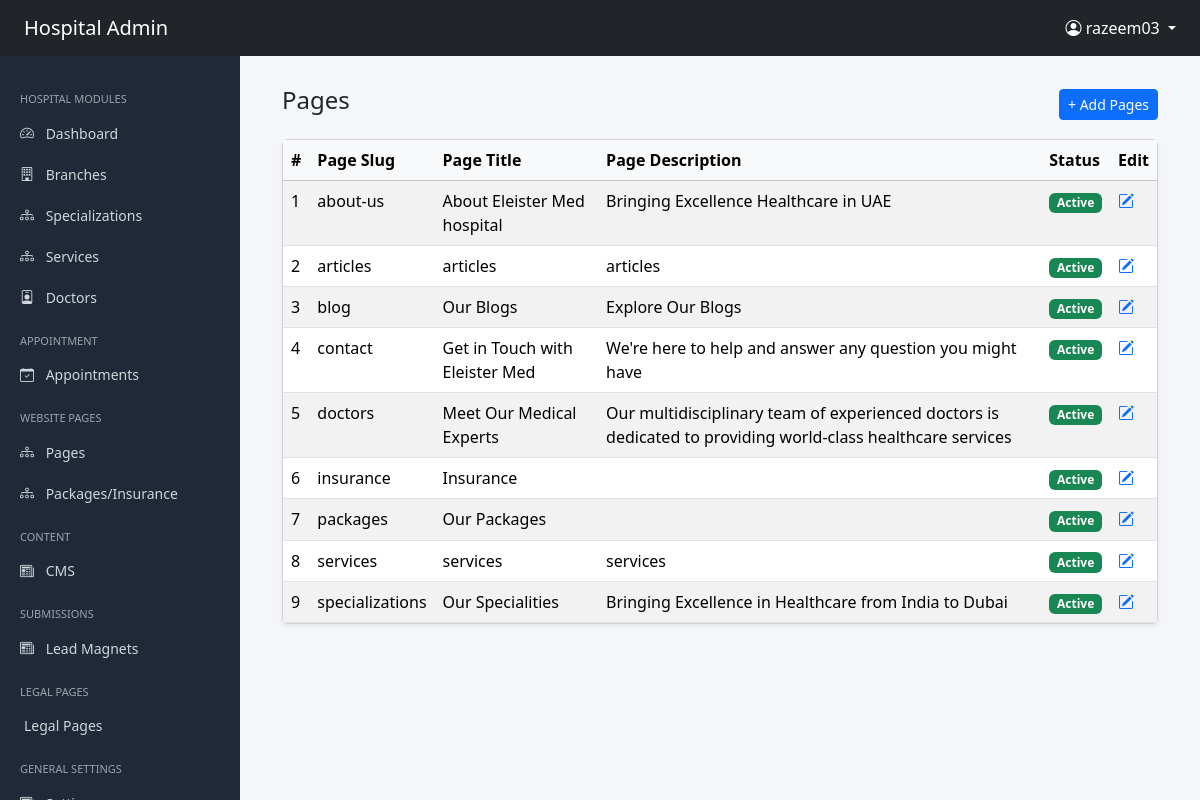
The app's page /administrator/listing-pages/ (signed in) with its own data.
### accounts/models.py (models this page shows, shortened)
class User(AbstractUser):
    phone_number = models.CharField(max_length=15, blank=True, null=True)
    is_admin = models.BooleanField(default=False)
    is_doctor = models.BooleanField(default=False)
    is_patient = models.BooleanField(default=True)

### administrator/models.py (models this page shows, shortened)
class SEOModel(models.Model):
    meta_title = models.CharField(max_length=255, blank=True)
    meta_description = models.TextField(blank=True)
    canonical_url = models.URLField(blank=True)
    primary_keywords = models.CharField(max_length=255, blank=True)
    secondary_keywords = models.CharField(max_length=255, blank=True)
    slug = models.SlugField(unique=True)
    og_title = models.CharField(max_length=255, blank=True)
    og_description = models.TextField(blank=True)
    og_image = models.ImageField(upload_to="seo/og/", blank=True, null=True)
    class Meta:
        abstract = True

class ListingPage(SEOModel):
    banner_title = models.CharField(max_length=255)
    banner_description = models.TextField(blank=True)
    banner_image = models.ImageField(
        upload_to='uploads/listing_banner/', blank=True, null=True
    )
    footer_title = models.CharField(max_length=255)
    footer_description = models.TextField(blank=True)
    page_title = models.CharField(max_length=255)
    page_description = models.TextField(blank=True)
    page_cta = models.TextField(blank=True)
    is_active = models.BooleanField(default=True)
    created_at = models.DateTimeField(auto_now_add=True)

### administrator/views.py (the view)
# urls.py: path( 'listing-pages/',ListingPageListView.as_view(),name="listing-page-list"),
@method_decorator(admin_required, name='dispatch')
class ListingPageListView(ListView):
    model = ListingPage
    template_name = "administrator/listing_page/list.html"
    ordering = ["slug"]

### userapp/context_processors.py (called while the page is built)
def global_data(request):
    def get_menu(slug):
        return MenuGroup.objects.prefetch_related('items').filter(
            slug=slug,
            is_active=True
        ).first()
    settings = GlobalSettings.objects.first()
    social_links = SocialLink.objects.filter(is_active=True).order_by('order')
    legal_pages = LegalPage.objects.filter(is_active=True)
    return {
        'global_settings': settings,
         'social_links': social_links,
         'legal_pages':legal_pages,
        'main_menu': get_menu('main-menu'),
        'specialization_menu': get_menu('specialization-menu'),
        'quick_links_menu': get_menu('quick-links-menu'),
    }

### administrator/templates/administrator/listing_page/list.html (shortened to what this page needs)
{% extends "administrator/shared/base.html" %}  {% block content %}
<div class="container-fluid">
  <div class="d-flex justify-content-between align-items-center mb-3">
    <h4>Pages</h4>
    <a
      href="{% url 'administrator:listing-page-create' %}"
      class="btn btn-primary btn-sm"
    >
      + Add Pages
    </a>
  </div>
  <div class="card shadow-sm">
    <div class="card-body p-0">
      <table class="table table-striped table-hover mb-0">
        <thead class="table-light">
          <tr>
            <th>#</th>
            <th>Page Slug</th>
            <th>Page Title</th>
            <th>Page Description</th>
            <th>Status</th>
            <th>Edit</th>
          </tr>
        </thead>
        <tbody>
          {% for object in object_list %}
          <tr>
            <td>{{ forloop.counter }}</td>
            <td>{{ object.slug }}</td>
            <td>{{ object.banner_title }}</td>
             <td>{{ object.banner_description }}</td>
            <td>
              {% if object.is_active %}
              <span class="badge bg-success">Active</span>
              {% else %}
              <span class="badge bg-secondary">Inactive</span>
              {% endif %}
            </td>
            <td>
              <a href="{% url 'administrator:listing-page-update' object.id %}" class="text-primary">
            <i class="bi bi-pencil-square"></i>
             </a>
            </td>
          </tr>
          {% empty %}
          <tr>
            <td colspan="4" class="text-center py-4">Nothing found</td>
          </tr>
          {% endfor %}
        </tbody>
      </table>
    </div>
  </div>
</div>
{% endblock %}

### administrator/templates/administrator/shared/base.html (shortened to what this page needs)
<!DOCTYPE html>
<html lang="en">
<head>
<link href="https://cdn.jsdelivr.net/npm/bootstrap@5.3.2/dist/css/bootstrap.min.css" rel="stylesheet">
<link href="https://cdn.jsdelivr.net/npm/bootstrap-icons@1.11.1/font/bootstrap-icons.css" rel="stylesheet">
</head>
<body>
<nav class="navbar navbar-dark bg-dark px-4 navbar-fixed">
<span class="navbar-brand">Hospital Admin</span>
<div class="ms-auto">
{% if request.user.is_authenticated %}
<div class="dropdown">
<a class="text-white dropdown-toggle text-decoration-none"
href="#"
data-bs-toggle="dropdown">
<i class="bi bi-person-circle"></i>
{{ request.user.username }}
</a>
</div>
{% endif %}
</div>
</nav>
<div class="sidebar">
<div class="menu-title">Hospital Modules</div>
<a href="{% url 'administrator:dashboard' %}">
<i class="bi bi-speedometer2"></i> Dashboard
</a>
<a href="{% url 'administrator:branch-list' %}">
<i class="bi bi-building"></i> Branches
</a>
<a href="{% url 'administrator:specialization-list' %}">
<i class="bi bi-diagram-3"></i> Specializations
</a>
<a href="{% url 'administrator:service-list' %}">
<i class="bi bi-diagram-3"></i> Services
</a>
<a href="{% url 'administrator:doctor-list' %}">
<i class="bi bi-person-badge"></i> Doctors
</a>
<div class="menu-title">Appointment</div>
<a data-bs-toggle="collapse" href="#appointments">
<i class="bi bi-calendar-check"></i> Appointments
</a>
<div class="menu-title">Website Pages</div>
<a data-bs-toggle="collapse" href="#pages">
<i class="bi bi-diagram-3"></i> Pages
</a>
<a data-bs-toggle="collapse" href="#servicepages">
<i class="bi bi-diagram-3"></i> Packages/Insurance
</a>
<div class="menu-title">Content</div>
<a data-bs-toggle="collapse" href="#contenttype">
<i class="bi bi-newspaper"></i> CMS
</a>
<div class="menu-title">Submissions</div>
<a data-bs-toggle="collapse" href="#submissions">
<i class="bi bi-newspaper"></i> Lead Magnets
</a>
<div class="menu-title">Legal Pages</div>
<a href="{% url 'administrator:legal-list' %}" class="ps-4">Legal Pages</a>
<div class="menu-title">General Settings</div>
<a data-bs-toggle="collapse" href="#gensettings">
<i class="bi bi-newspaper"></i> Settings
</a>
</div>
<div class="main-content">
{% block content %}{% endblock %}
</div>
</body>
</html>

### administrator/templates/administrator/shared/base.html (style rules this page uses)
body { background:#f4f6f9; overflow-x:hidden; }
.sidebar { position:fixed; top:56px; left:0; height:100%; width:240px; background:#1f2937; padding-top:20px; overflow-y:auto; }
.sidebar a { color:#d1d5db; padding:10px 20px; display:block; text-decoration:none; font-size:14px; }
.sidebar .menu-title { color:#9ca3af; font-size:11px; padding:15px 20px 5px; text-transform:uppercase; }
.sidebar i { margin-right:8px; }
.main-content { margin-left:240px; padding:30px; }

### records on screen
User: user.username "razeem03"
ListingPage: slug "about-us", banner_title "About Eleister Med hospital", banner_description "Bringing Excellence Healthcare in UAE", is_active "Active"
ListingPage: slug "articles", banner_title "articles", banner_description "articles", is_active "Active"
ListingPage: slug "blog", banner_title "Our Blogs", banner_description "Explore Our Blogs", is_active "Active"
ListingPage: slug "contact", banner_title "Get in Touch with Eleister Med", banner_description "We're here to help and answer any question you might have", is_active "Active"
ListingPage: slug "doctors", banner_title "Meet Our Medical Experts", banner_description "Our multidisciplinary team of experienced doctors is dedicated to providing world-class healthcare services", is_active "Active"
ListingPage: slug "insurance", banner_title "Insurance", is_active "Active"
ListingPage: slug "packages", banner_title "Our Packages", is_active "Active"
ListingPage: slug "services", banner_title "services", banner_description "services", is_active "Active"
ListingPage: slug "specializations", banner_title "Our Specialities", banner_description "Bringing Excellence in Healthcare from India to Dubai", is_active "Active"
